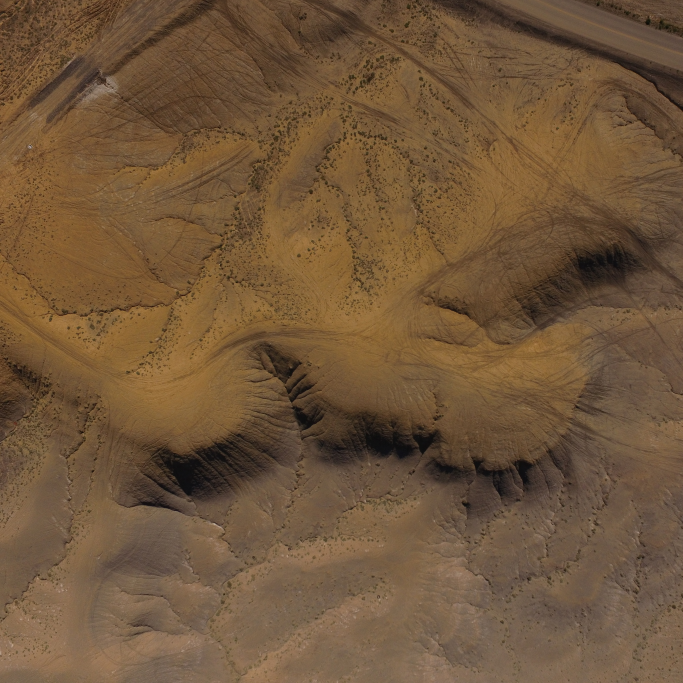
#> input picture aerial2.jpg, 2048 x 2048 px (shown at 1/3 size)
$ python grid.py
#> lines starting #> are read from the running program, lines starting #| are printed output that depends on the picture
import cv2
import numpy
from matplotlib import pyplot
from skimage.segmentation import slic
from skimage.util import img_as_float
from skimage.segmentation import mark_boundaries
from skimage import io
import argparse

# load an image
def loadimage(path):
#> called with path = 'aerial2.jpg'
    return cv2.cvtColor(cv2.imread(path), cv2.COLOR_BGR2RGB)

# get square grid list
def sgl(image, sqsize):
    height, width, channels = image.shape
    # assertions that guarantee the square grid contains all pixels
    assert sqsize > 0, "Parameter sqsize must be larger than zero"
    assert (height/sqsize).is_integer(), "Image height not a multiple of sqsize"
    assert (width/sqsize).is_integer(), "Image width not a multiple of sqsize"
    gridlist = []
    for toplefty in range(0, height, sqsize):
        for topleftx in range(0, width, sqsize):
            gridlist.append((topleftx, toplefty, sqsize))
    return gridlist

# draw square grid
# [11 lines left out: function dsq, not called in this run]

def get_regions(image, squaregrid):
    k = 0
    height, width, channels = image.shape
    sqsize = squaregrid[k][2]
    rows = int(height/sqsize)
    cols = int(width/sqsize)
    R = [None]*rows
    for i in range(rows):
        R[i] = [None]*cols
        for j in range(cols):
            square = squaregrid[k]
            tlx, tly, sqsize = square[0], square[1], square[2]
            region = image[tly:tly+sqsize, tlx:tlx+sqsize]
            R[i][j] = region
            k+=1
    return R

# assign traversal difficulty to every region
def gtd(regions, diff):
    td_rows = len(regions)
    td_columns = len(regions[0])
    td = numpy.ndarray((td_rows, td_columns), dtype=float)
    for i in range(td_rows):
        for j in range(td_columns):
            region = regions[i][j]
            difficulty = diff(region)
            td[i][j] = difficulty
    td *= 255/td.max()
    return td

def get_coord(i, c):
    return (int(i/c), int(i%c))

# [9 lines left out: function ddi, not called in this run]

def random(region):
    return numpy.random.randint(256)

# [44 lines left out: functions grayhistogram, colorhistogram, cannyedge, not called in this run]

def superpixels(region):
    segments = slic(img_as_float(region), n_segments = 32, sigma = 5)
    superpxs = []
    stats = []
    region_superpixels = region.copy()
    stats_r = []
    stats_g = []
    stats_b = []
    for i in numpy.unique(segments):
        superpxs.append([])
    for i in range(len(segments)):
        for j in range(len(segments[0])):
            superpxs[segments[i][j]].append(region[i][j])
    for pixels in superpxs:
        stats.append(numpy.array(pixels).mean())
        stats_r.append(numpy.array([pixel[0] for pixel in pixels]).mean())
        stats_g.append(numpy.array([pixel[1] for pixel in pixels]).mean())
        stats_b.append(numpy.array([pixel[2] for pixel in pixels]).mean())
    # [15 lines of commented-out code are left out]
    return numpy.std(numpy.array(stats_r))**2 + numpy.std(numpy.array(stats_g))**2 + numpy.std(numpy.array(stats_b))**2

# example methods
# [30 lines left out: functions showsquaregrid, showimage, show2image, not called in this run]

class GroundTraversalDifficultyEstimator():

    def __init__(self, function=superpixels, binary=False, threshold = 127):
        self.function = function
        self.binary = binary
        self.threshold = threshold

    # [7 lines left out: function computematrix, not called in this run]

    def computeimage(self, image):
        squaregrid = sgl(image, 256)
#> squaregrid = 64 items, first 6: (0, 0, 256), (256, 0, 256), (512, 0, 256), (768, 0, 256), (1024, 0, 256), (1280, 0, 256)
        regions = get_regions(image, squaregrid)
#> in get_regions, `sqsize = squaregrid[k][2]`: sqsize = 256
#> in get_regions, `rows = int(height/sqsize)`: rows = 8
#> in get_regions, `R = [None]*rows`: R = 8 items
#> after the loop in get_regions, `for i in range(rows):`: k = 64
#> regions = 8 items
        diffmatrix = gtd(regions, self.function)
#> in gtd, `td_rows = len(regions)`: td_rows = 8
#> after the loop in gtd, `for i in range(td_rows):`:
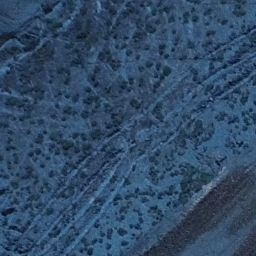
#> region: shape (256, 256, 3); mean of channels 0, 1, 2 103.2, 74.9, 49.1; drawn as B, G, R
        if self.binary:
            ret, diffmatrix = cv2.threshold(diffmatrix, self.threshold, 255, cv2.THRESH_BINARY)
        diffimage = ddi(image, squaregrid, diffmatrix)
        return diffimage


# main program
image = loadimage('aerial2.jpg')
estimator = GroundTraversalDifficultyEstimator(binary=True, threshold=80)
#> (the run stopped early here; a loop or call above may not have finished)

$ run again, with aerial3.jpg copied over aerial2.jpg
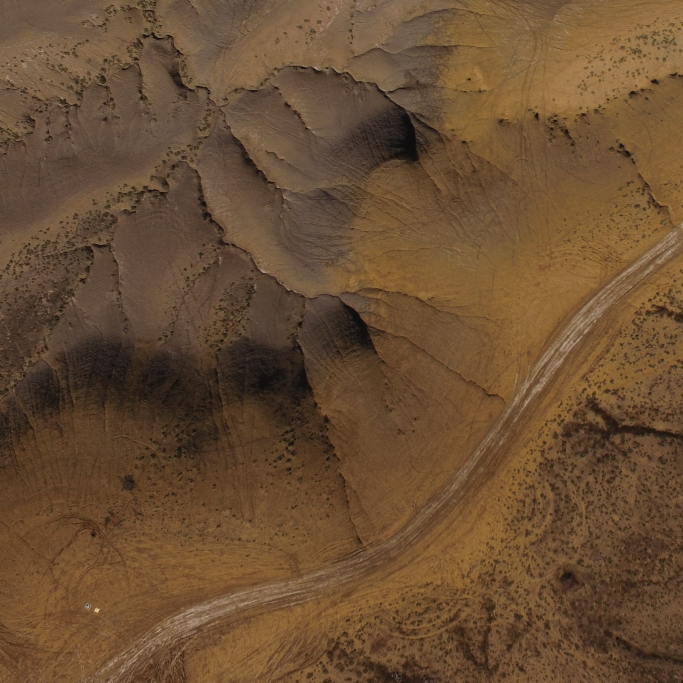
#> input picture aerial3.jpg, 2048 x 2048 px (shown at 1/3 size)
#> squaregrid = 64 items, first 6: (0, 0, 256), (256, 0, 256), (512, 0, 256), (768, 0, 256), (1024, 0, 256), (1280, 0, 256)
#> sqsize = 256
#> rows = 8
#> R = 8 items
#> after the loop in get_regions, `for i in range(rows):`: k = 64
#> regions = 8 items
#> td_rows = 8
#> after the loop in gtd, `for i in range(td_rows):`:
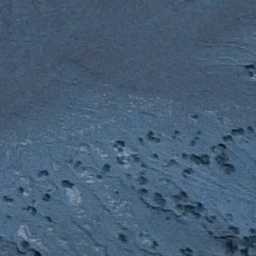
#> region: shape (256, 256, 3); mean of channels 0, 1, 2 117.7, 94.1, 71.1; drawn as B, G, R
